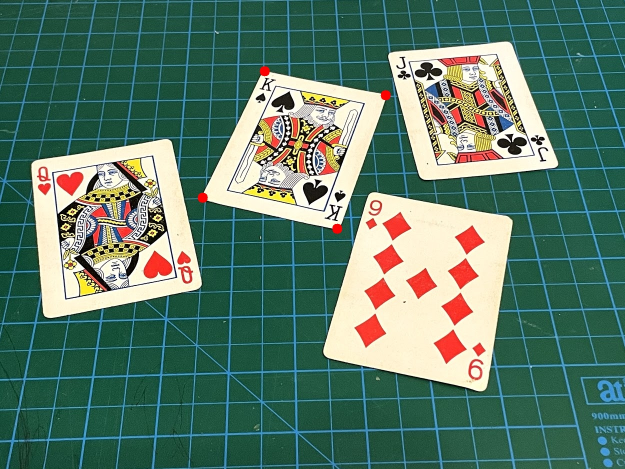
//> input picture opencv_test0/img/card.jpg, 1250 x 938 px, given in place of the camera (shown at 1/2 size)
$ ./opencv_test0   (built with g++ and OpenCV 4)
//> lines starting //> are read from the running program, lines starting //| are printed output that depends on the picture; after the words box and inside, x2 and y2 are one past the last pixel; in counts of white or black regions, pixels touching at a corner belong together
### opencv_test0/opencv_test0/function.h
#ifndef _function_H_
#define _function_H_


void		camera();
void		camera_par();
void		find_eye();
void		camera_save();
void		camera_binary();
void		camera_binary_RGB();
void		camera2array();
void		camera_sobel();
#endif

### fix_line_opencv/opencv_test0/camera_read.cpp

#include <opencv2/opencv.hpp>
#include <opencv2/core/core.hpp>
#include <opencv2/highgui/highgui.hpp>
#include <opencv2/imgproc.hpp>
#include<iostream>
#include <windows.h>
#include <fstream>   //txt文件
#include <boost/filesystem.hpp>

using namespace std;
using namespace cv;


// [26 lines of commented-out code are left out]
// [260 lines left out: functions camera, camera_par, find_eye, camera_save, not called in this run]


//摄像头二值化 + 保存图像
int threshold_value = 140;
// [47 lines left out: function camera_binary, not called in this run]

int threshold_value_R = 140;
int threshold_value_G = 140;
int threshold_value_B = 140;

// [172 lines left out: functions camera_binary_RGB, camera2array, not called in this run]


void camera_sobel()
{
    int lowThreshold = 455;
    int highThreshold = 512;

    namedWindow("摄像头", WINDOW_NORMAL);
    resizeWindow("摄像头", 1280, 720);

    createTrackbar("低阈值", "摄像头", &lowThreshold, 1000);
    createTrackbar("高阈值", "摄像头", &highThreshold, 1000);

    VideoCapture cap(0);
    if (!cap.isOpened())
    {
        cerr << "摄像头打开失败" << endl;
    }

    // 初始化摄像头
    camera_set(cap);
//> (this line was passed over: camera_set is not available in this run)
    Mat frame;
    Mat imgGray, imgBlur, imgCanny, imgDil;
    while (true)
    {
        // 从摄像头读取一帧
        cap >> frame;
//> frame is the input picture: 938 rows x 1250 cols, CV_8UC3; mean B, G, R 104.7, 121.2, 89.3
        if (frame.empty()) break;

        // Preprocessing
        cvtColor(frame, imgGray, COLOR_BGR2GRAY);
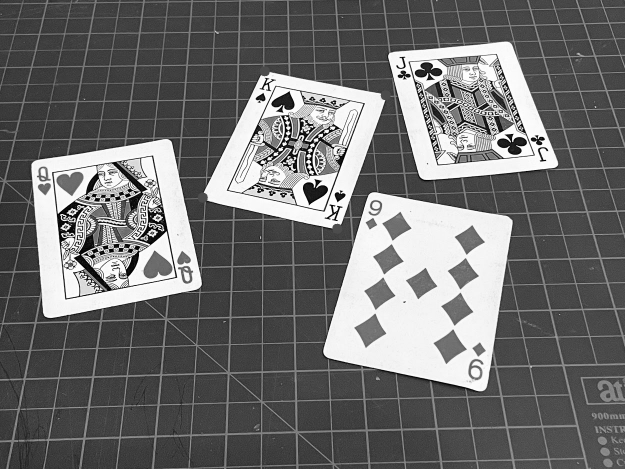
//> imgGray: 938 rows x 1250 cols, CV_8UC1 (shown at 1/2 size); min 0, max 255, mean 109.8
        GaussianBlur(imgGray, imgBlur, Size(3, 3), 3, 0);
        //增加低阈值会导致只有更明显的边缘被检测，而增加高阈值可以帮助去除一些较弱的边缘。
        Canny(imgBlur, imgCanny, lowThreshold, highThreshold);
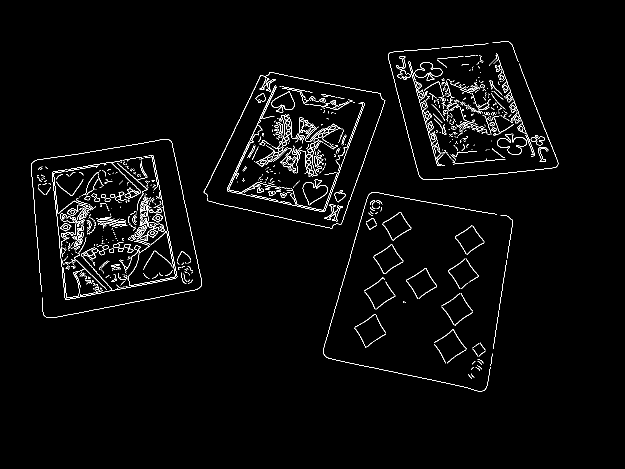
//> imgCanny: 938 rows x 1250 cols, CV_8UC1 (shown at 1/2 size); 2.4% white in thin lines or dots, all inside (x1, y1, x2, y2) = (62, 83, 1117, 783)
        //Mat kernel = getStructuringElement(MORPH_RECT, Size(3, 3));
        //dilate(imgCanny, imgDil, kernel);

        // 显示结果
        imshow("摄像头", imgCanny);

        int key = waitKey(1);
//> the Esc key is pressed
        if (key == 27) break; // 按下 ESC 退出
    }

}

### fix_line_opencv/opencv_test0/opencv_test0.cpp


#include <opencv2/opencv.hpp>
#include <opencv2/core/core.hpp>
#include <opencv2/highgui/highgui.hpp>
#include <opencv2/imgproc.hpp>
#include<iostream>
#include <boost/filesystem.hpp>

#include"function.h"

using namespace std;
using namespace cv;

#pragma region 自定义函数

//滑条回调函数
// [62 lines left out: functions ThresholdCallback, getContours, not called in this run]


#pragma endregion


int main()
{

#pragma region 图像读取
    //string img_path = "D:\\C Plus Plus Project\\opencv_test0\\img\\img.png";
    //Mat img = imread(img_path);
    //imshow("Image", img);
#pragma endregion

#pragma region 视频读取
    // [11 lines of commented-out code are left out]
#pragma endregion

#pragma region 摄像头读取

    // [9 lines of commented-out code are left out]

#pragma endregion

#pragma region 图像处理:色彩空间转化,高斯模糊,canny,滤波,膨胀

    // [27 lines of commented-out code are left out]
#pragma endregion

#pragma region 缩放和裁剪

    /*
    Mat imgResize, imgCrop;

    //size: 列  行
    cout << img.size() << endl;
    resize(img, imgResize, Size(), 0.5, 0.5);
    cout << imgResize.size() << endl;


    //创建一个矩形区域

    //参数说明：第一个参数（200）是矩形左上角的 x 坐标。
    //参数说明：第二个参数（100）是矩形左上角的 y 坐标。
    //参数说明：第三个参数（300）是矩形的宽度。
    //参数说明：第四个参数（300）是矩形的高度。
    Rect roi(500, 500, 100, 100);
    imgCrop = img(roi);

    imshow("Image", img);
    imshow("ImageResieze", imgResize);
    imshow("ImageCrop", imgCrop);
    */
#pragma endregion

#pragma region 绘制形状和文字

    /*

    //创建一个 Mat图像
    //参数说明：第一个参数（512）定义了图像的高度（行数）。
    //参数说明：第二个参数（512）定义了图像的宽度（列数）。
    //参数说明：第三个参数（CV_8UC3）指定了图像的类型：
    //参数说明：CV_8U 表示 8 位无符号整数。
    //参数说明：C3 表示 3 个颜色通道（即彩色图像，如 RGB）。
    //参数说明：第四个参数（Scalar(255, 255, 255)）定义了初始化颜色值，这里是白色。
    //Scalar对象的三个参数分别对应于 B（蓝色）、G（绿色）、R（红色）通道的值。
    Mat my_img(512, 512, CV_8UC3, Scalar(255, 255, 255));


    //在my_img矩阵上画圆
    //                 列   行
    //参数说明：Point(256, 256) :这定义了圆心的坐标。
    //参数说明：155:这是圆的半径
    //参数说明：Scalar(0, 69, 255) :这定义了圆的颜色
    //参数说明：FILLED :这个参数指定了圆的绘制方式。FILLED 表示圆是实心的
    //参数说明：如果你想要一个空心圆，可以用一个正整数来代替 FILLED，表示线的粗细。
    circle(my_img, Point(256, 256), 155, Scalar(0, 69, 255), FILLED);

    //绘制矩形
    //参数说明：Point(130, 226), Point(382, 286) - 这些是矩形两个对角顶点的坐标
    //参数说明：Scalar(255, 255, 255) - 这指定了矩形的颜色
    //参数说明： -1 这是构成矩形的线的厚度。当设置为 - 1 时，表示矩形应该被填充。
    rectangle(my_img, Point(130, 226), Point(382, 286), Scalar(255, 255, 255), -1);

    //绘制连接两点的线段
    line(my_img, Point(130, 296), Point(382, 296), Scalar(255, 255, 255), 2);

    //绘制一个文本字符串
    //参数说明：Point(237, 262) 起点
    //参数说明：FONT_HERSHEY_DUPLEX 字体
    //参数说明：0.95 字体大小
    putText(my_img, "L.L.'s Workshop", Point(137, 262), FONT_HERSHEY_DUPLEX, 0.95, Scalar(0, 69, 255), 2);

    imshow("my_image", my_img);

    */
#pragma endregion

#pragma region 透视变换

    /*
    string load_img_path = "D:\\C Plus Plus Project\\opencv_test0\\img\\card.jpg";
    Mat load_img = imread(load_img_path);
    float w = 250, h = 350;
    Mat matrix, imgWarp;


    //原点坐标           左上        右上        左下        右下

    Point2f src[4] = { {529, 142}, {771, 190}, {405, 395}, {674, 457} };
    //目标点坐标
    Point2f dst[4] = { {0.0f, 0.0f}, {w, 0.0f}, {0.0f, h}, {w, h} };

    //构建变换矩阵
    matrix = getPerspectiveTransform(src, dst);

    //透视变换
    //参数说明：load_img 输入图像
    //参数说明：imgWarp  输出图像
    //参数说明：matrix   变换矩阵
    //参数说明：Point(w, h) 这个参数指定了输出图像的大小
    warpPerspective(load_img, imgWarp, matrix, Point(w, h));

    for (int i = 0; i < 4; i++)
    {
        circle(load_img, src[i], 1, Scalar(0, 0, 255), FILLED);
    }

    imshow("Image", load_img);
    imshow("ImageWarp", imgWarp);

    */

#pragma endregion

#pragma region 颜色检测

    // [40 lines of commented-out code are left out]
#pragma endregion

#pragma region 二值化(窗口滑块)


    // [25 lines of commented-out code are left out]

#pragma endregion

#pragma region 轮廓检测

    // [26 lines of commented-out code are left out]

#pragma endregion


#pragma region 人眼识别

    // [62 lines of commented-out code are left out]
#pragma endregion


    // [7 lines of commented-out code are left out]
    camera_sobel();

    return 0;
}

$ run again, on opencv_test0/img/img1.png
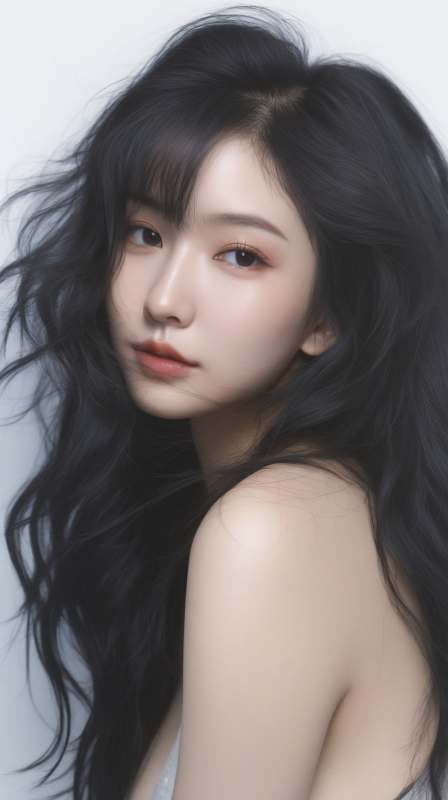
//> input picture opencv_test0/img/img1.png, 896 x 1600 px, given in place of the camera (shown at 1/2 size)
//> in camera_sobel, frame is the input picture: 1600 rows x 896 cols, CV_8UC3; mean B, G, R 114.7, 114.8, 121.5
//> in camera_sobel, `cvtColor(frame, imgGray, COLOR_BGR2GRAY);`:
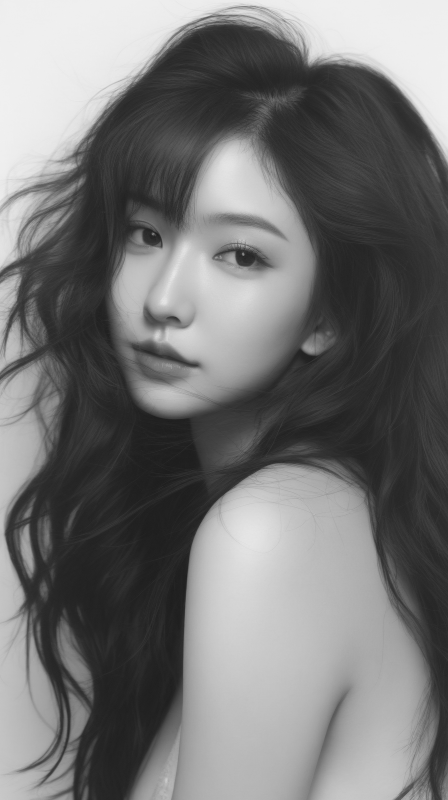
//> imgGray: 1600 rows x 896 cols, CV_8UC1 (shown at 1/2 size); min 25, max 241, mean 116.8
//> imgCanny: 1600 rows x 896 cols, CV_8UC1; every value is 0
